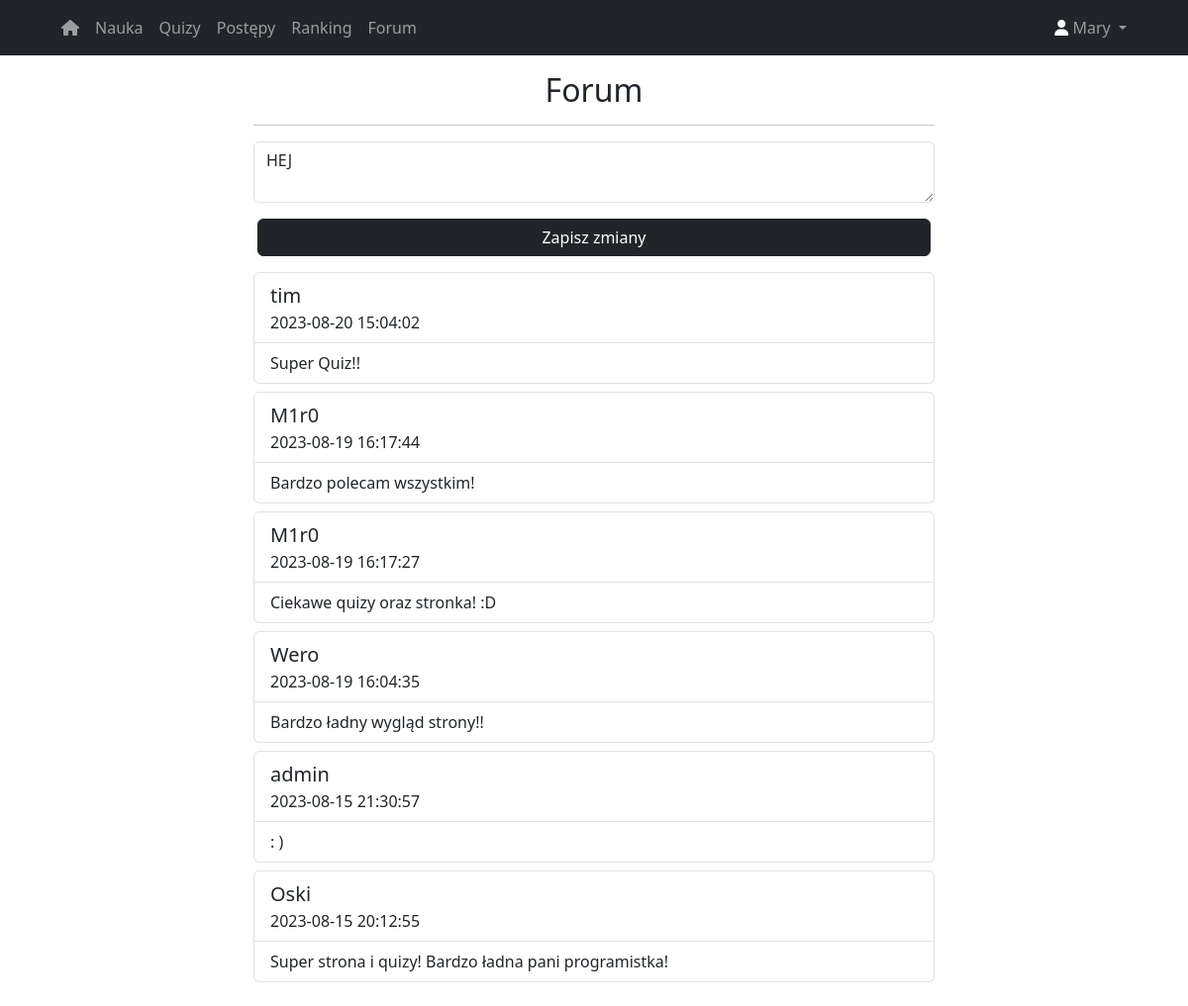
The app's page /edit_note/3 (signed in) with its own data.
### website/models.py (models this page shows)
class User(db.Model, UserMixin):
    id = db.Column(db.Integer, primary_key=True)
    email = db.Column(db.String(150), unique = True, nullable=False)
    password = db.Column(db.String(150), nullable=False)
    first_name = db.Column(db.String(150), unique=True, nullable=False)
    points = db.relationship('Points')
    notes = db.relationship('Note')
    ranks = db.relationship('Rank')

class Note(db.Model):
    id = db.Column(db.Integer, primary_key=True)
    data = db.Column(db.String(100))
    date = db.Column(db.String(150))
    user_id = db.Column(db.String, db.ForeignKey('user.first_name'))

### website/auth.py (the view, shortened to what this page needs)
@auth.route('/edit_note/<int:note_id>', methods=['GET', 'POST'])
@login_required
def edit_note(note_id):
    note = Note.query.get_or_404(note_id)
    act_date = datetime.datetime.now()
    form_date = "%H:%M %d.%m.%Y"
    done_date = act_date.strftime(form_date)
    all_notes = Note.query.filter(Note.id != note_id).all()
    return render_template('edit_note.html', user=current_user, note=note, notes=all_notes)

### website/__init__.py (called while the page is built)
def create_app():
    app = Flask(__name__)
    app.config['SECRET_KEY'] = 'hjshjhdjah kjshkjdhjs'
    app.config['SQLALCHEMY_DATABASE_URI'] = f'sqlite:///{DB_NAME}'
    db.init_app(app)
    from .auth import auth
    app.register_blueprint(auth, url_prefix='/')
    from .models import User
    with app.app_context():
        db.create_all()
    login_manager = LoginManager()
    login_manager.login_view = 'auth.login'
    login_manager.init_app(app)
    @login_manager.user_loader
    def load_user(id):
        return User.query.get(int(id))
    return app

### website/auth.py (called while the page is built)
@auth.before_request
def restrict_access_to_auth_routes():
    if current_user.is_authenticated and request.endpoint in ['auth.login', 'auth.sign_up']:
        return redirect(url_for('auth.mainPage'))

### website/templates/edit_note.html
{% extends 'base.html' %}
{% block content %}
     <div class="row align-items-center">
        <div class="mx-auto col-10 col-md-8 col-lg-8">
            <h2 class="text-center">Forum</h2>
            <hr>
            <div>
                {% if user.is_authenticated %}
                <form method="POST">
                    <textarea name="edited_note" class="form-control">{{ note.data }}</textarea>
                    <div class="row align-items-center px-3">
                        <button type="submit" class="btn btn-dark mt-3 mb-3">Zapisz zmiany</button>
                    </div>
                </form>
                {% endif %}
            </div>
            {% for note in notes|reverse %}
                {% if note != edited_note %}
                <ul class="list-group pb-2">
                    {% if note.user_id == user.first_name %}
                        <li class="list-group-item list-group-item-secondary fs-5">
                    {% else %}
                        <li class="list-group-item fs-5">
                    {% endif %}
                        {{ note.user_id }} <div class="fs-6">{{ note.date }}</div>
                    </li>
                    <li class="list-group-item">{{ note.data }}</li>
                </ul>
                {% endif %}
            {% endfor %}
        </div>
    </div>
{% endblock %}

### website/templates/base.html (shortened to what this page needs)
<!DOCTYPE html>
<html lang="en">
	<head>
     <link
            href="https://cdn.jsdelivr.net/npm/bootstrap@5.3.1/dist/css/bootstrap.min.css"
            rel="stylesheet"
 />
    <link
			rel="stylesheet"
			href=" {{ url_for('static', filename='style.css') }}"/>
</head>
<body>
        <nav class="navbar navbar-expand-lg navbar-dark bg-dark">
            <div class="nav-item container d-flex justify-content-between">
                <div class="container-fluid">
                    <div class="collapse navbar-collapse" id="navbarSupportedContent">
                        <ul class="navbar-nav me-auto mb-2 mb-lg-0">
							{% if user.is_authenticated %}
                            <li class="nav-item">
                                <a class="nav-link" href="/20_marcinek/licencjat/mainPage"><i class="fa-sharp fa-solid fa-house"></i></a>
                            </li>
                            <li class="nav-item">
                                <a class="nav-link" href="/20_marcinek/licencjat/course">Nauka</a>
                            </li>
                            <li class="nav-item">
                                <a class="nav-link" href="/20_marcinek/licencjat/quizy">Quizy</a>
                            </li>
                            <li class="nav-item">
                                <a class="nav-link" href="/20_marcinek/licencjat/progress">Postępy</a>
                            </li>
                                <li class="nav-item">
                                <a class="nav-link" href="/20_marcinek/licencjat/rank">Ranking</a>
                            </li>
                                <li class="nav-item">
                                <a class="nav-link" href="/20_marcinek/licencjat/forum">Forum</a>
                            </li>
							{% endif %}
                        </ul>
                        <div class="d-flex">
                            <ul class="navbar-nav me-auto mb-2 mb-lg-0">
                                <li class="nav-item dropdown">
									{% if user.is_authenticated %}
                                    <a
                                        class="nav-link dropdown-toggle"
                                        href="#"
                                        role="button"
                                        data-bs-toggle="dropdown"
                                        aria-expanded="false"><i class="fa-sharp fa-solid fa-user" style="color: #ffffff;"></i>
                                        {{current_user.first_name}}
                                    </a>
								{% endif %}
                                </li>
                            </ul>
                        </div>
                    </div>
                </div>
            </div>
        </nav>
        <div class="container-xl py-3 px-5">
  {% block content %}{% endblock %}
        </div>
	</body>
</html>

### records on screen
User: first_name "Mary"
Note: edited_note "HEJ"
Note: user_id "tim", date "2023-08-20 15:04:02", data "Super Quiz!!"
Note: user_id "M1r0", date "2023-08-19 16:17:44", data "Bardzo polecam wszystkim!"
Note: user_id "M1r0", date "2023-08-19 16:17:27", data "Ciekawe quizy oraz stronka! :D"
Note: user_id "Wero", date "2023-08-19 16:04:35", data "Bardzo ładny wygląd strony!!"
Note: user_id "admin", date "2023-08-15 21:30:57", data ": )"
Note: user_id "Oski", date "2023-08-15 20:12:55", data "Super strona i quizy! Bardzo ładna pani programistka!"
